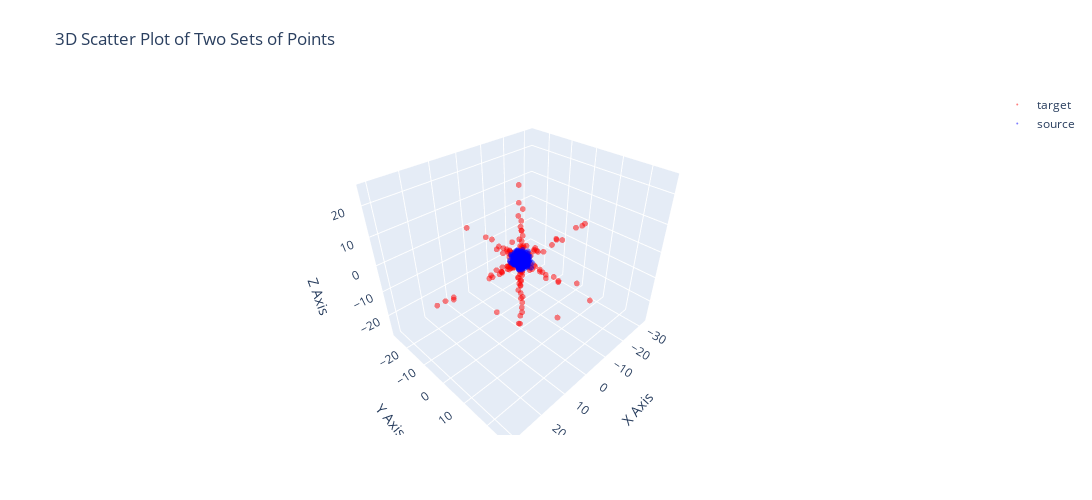

The cell this chart's notebook holds for it:
### Code cell
plot_3D_from_two_sources(source_points, target_points, 'source', 'target')

### Figure 1 — Plotly figure (JSON) as saved in the notebook; plotly's stock layout.template omitted (floating-point values rounded to 4 significant figures; data arrays with more than 128 entries replaced by an {"elided": "..."} marker saying what was removed)
{"data": [{"marker": {"color": "red", "opacity": 0.5, "size": 2}, "mode": "markers", "name": "target", "type": "scatter3d", "x": {"elided": "1000 float values"}, "y": {"elided": "1000 float values"}, "z": {"elided": "1000 float values"}}, {"marker": {"color": "blue", "opacity": 0.5, "size": 2}, "mode": "markers", "name": "source", "type": "scatter3d", "x": {"elided": "1000 float values"}, "y": {"elided": "1000 float values"}, "z": {"elided": "1000 float values"}}], "layout": {"autosize": false, "height": 500, "margin": {"b": 65, "l": 65, "r": 50, "t": 90}, "scene": {"xaxis": {"title": {"text": "X Axis"}}, "yaxis": {"title": {"text": "Y Axis"}}, "zaxis": {"title": {"text": "Z Axis"}}}, "title": {"text": "3D Scatter Plot of Two Sets of Points"}, "width": 1200}}
